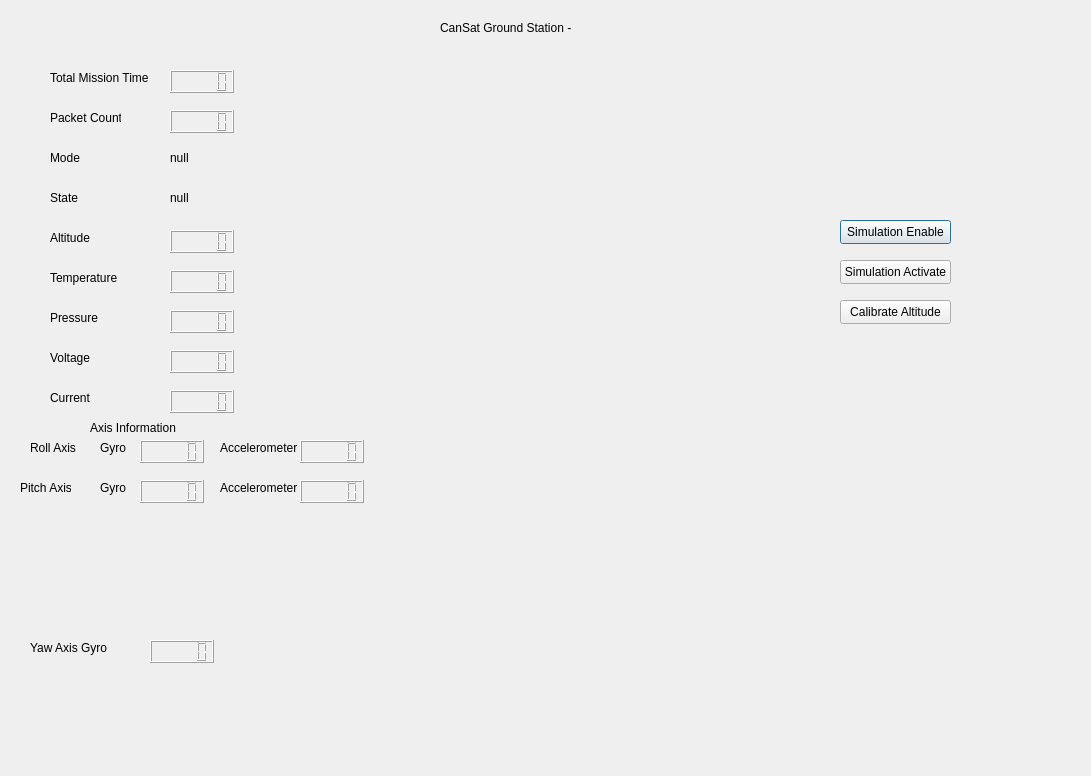
<?xml version="1.0" encoding="UTF-8"?>
<ui version="4.0">
 <class>Dialog</class>
 <widget class="QDialog" name="Dialog">
  <property name="geometry">
   <rect>
    <x>0</x>
    <y>0</y>
    <width>1091</width>
    <height>776</height>
   </rect>
  </property>
  <property name="windowTitle">
   <string>Dialog</string>
  </property>
  <widget class="QPushButton" name="simEnable">
   <property name="geometry">
    <rect>
     <x>840</x>
     <y>220</y>
     <width>111</width>
     <height>24</height>
    </rect>
   </property>
   <property name="text">
    <string>Simulation Enable</string>
   </property>
  </widget>
  <widget class="QPushButton" name="simActivate">
   <property name="geometry">
    <rect>
     <x>840</x>
     <y>260</y>
     <width>111</width>
     <height>24</height>
    </rect>
   </property>
   <property name="text">
    <string>Simulation Activate</string>
   </property>
  </widget>
  <widget class="QPushButton" name="calAltitude">
   <property name="geometry">
    <rect>
     <x>840</x>
     <y>300</y>
     <width>111</width>
     <height>24</height>
    </rect>
   </property>
   <property name="text">
    <string>Calibrate Altitude</string>
   </property>
  </widget>
  <widget class="QLCDNumber" name="totMissionTime">
   <property name="geometry">
    <rect>
     <x>170</x>
     <y>70</y>
     <width>64</width>
     <height>23</height>
    </rect>
   </property>
  </widget>
  <widget class="QLabel" name="totMissionTimeLabel">
   <property name="geometry">
    <rect>
     <x>50</x>
     <y>70</y>
     <width>101</width>
     <height>16</height>
    </rect>
   </property>
   <property name="text">
    <string>Total Mission Time</string>
   </property>
  </widget>
  <widget class="QLabel" name="packetCountLabel">
   <property name="geometry">
    <rect>
     <x>50</x>
     <y>110</y>
     <width>71</width>
     <height>16</height>
    </rect>
   </property>
   <property name="text">
    <string>Packet Count</string>
   </property>
  </widget>
  <widget class="QLCDNumber" name="packetCount">
   <property name="geometry">
    <rect>
     <x>170</x>
     <y>110</y>
     <width>64</width>
     <height>23</height>
    </rect>
   </property>
  </widget>
  <widget class="QLabel" name="modeLabel">
   <property name="geometry">
    <rect>
     <x>50</x>
     <y>150</y>
     <width>71</width>
     <height>16</height>
    </rect>
   </property>
   <property name="text">
    <string>Mode</string>
   </property>
  </widget>
  <widget class="QLabel" name="label">
   <property name="geometry">
    <rect>
     <x>440</x>
     <y>20</y>
     <width>201</width>
     <height>16</height>
    </rect>
   </property>
   <property name="text">
    <string>CanSat Ground Station - &lt;Team ID&gt;</string>
   </property>
  </widget>
  <widget class="QLabel" name="mode">
   <property name="geometry">
    <rect>
     <x>170</x>
     <y>150</y>
     <width>49</width>
     <height>16</height>
    </rect>
   </property>
   <property name="text">
    <string>null</string>
   </property>
  </widget>
  <widget class="QLabel" name="stateLabel">
   <property name="geometry">
    <rect>
     <x>50</x>
     <y>190</y>
     <width>71</width>
     <height>16</height>
    </rect>
   </property>
   <property name="text">
    <string>State</string>
   </property>
  </widget>
  <widget class="QLabel" name="state">
   <property name="geometry">
    <rect>
     <x>170</x>
     <y>190</y>
     <width>71</width>
     <height>16</height>
    </rect>
   </property>
   <property name="text">
    <string>null</string>
   </property>
  </widget>
  <widget class="QLabel" name="altitudeLabel">
   <property name="geometry">
    <rect>
     <x>50</x>
     <y>230</y>
     <width>71</width>
     <height>16</height>
    </rect>
   </property>
   <property name="text">
    <string>Altitude</string>
   </property>
  </widget>
  <widget class="QLCDNumber" name="altitude">
   <property name="geometry">
    <rect>
     <x>170</x>
     <y>230</y>
     <width>64</width>
     <height>23</height>
    </rect>
   </property>
  </widget>
  <widget class="QLabel" name="temperatureLabel">
   <property name="geometry">
    <rect>
     <x>50</x>
     <y>270</y>
     <width>71</width>
     <height>16</height>
    </rect>
   </property>
   <property name="text">
    <string>Temperature</string>
   </property>
  </widget>
  <widget class="QLCDNumber" name="temperature">
   <property name="geometry">
    <rect>
     <x>170</x>
     <y>270</y>
     <width>64</width>
     <height>23</height>
    </rect>
   </property>
  </widget>
  <widget class="QLabel" name="pressureLabel">
   <property name="geometry">
    <rect>
     <x>50</x>
     <y>310</y>
     <width>71</width>
     <height>16</height>
    </rect>
   </property>
   <property name="text">
    <string>Pressure</string>
   </property>
  </widget>
  <widget class="QLCDNumber" name="pressure">
   <property name="geometry">
    <rect>
     <x>170</x>
     <y>310</y>
     <width>64</width>
     <height>23</height>
    </rect>
   </property>
  </widget>
  <widget class="QLabel" name="voltageLabel">
   <property name="geometry">
    <rect>
     <x>50</x>
     <y>350</y>
     <width>71</width>
     <height>16</height>
    </rect>
   </property>
   <property name="text">
    <string>Voltage</string>
   </property>
  </widget>
  <widget class="QLCDNumber" name="voltage">
   <property name="geometry">
    <rect>
     <x>170</x>
     <y>350</y>
     <width>64</width>
     <height>23</height>
    </rect>
   </property>
  </widget>
  <widget class="QLabel" name="currentLabel">
   <property name="geometry">
    <rect>
     <x>50</x>
     <y>390</y>
     <width>71</width>
     <height>16</height>
    </rect>
   </property>
   <property name="text">
    <string>Current</string>
   </property>
  </widget>
  <widget class="QLCDNumber" name="current">
   <property name="geometry">
    <rect>
     <x>170</x>
     <y>390</y>
     <width>64</width>
     <height>23</height>
    </rect>
   </property>
  </widget>
  <widget class="QLabel" name="gyroRLabel">
   <property name="geometry">
    <rect>
     <x>90</x>
     <y>420</y>
     <width>91</width>
     <height>16</height>
    </rect>
   </property>
   <property name="text">
    <string>Axis Information</string>
   </property>
  </widget>
  <widget class="QLCDNumber" name="gyroR">
   <property name="geometry">
    <rect>
     <x>140</x>
     <y>440</y>
     <width>64</width>
     <height>23</height>
    </rect>
   </property>
  </widget>
  <widget class="QLabel" name="gyroPLabel">
   <property name="geometry">
    <rect>
     <x>20</x>
     <y>480</y>
     <width>51</width>
     <height>16</height>
    </rect>
   </property>
   <property name="text">
    <string>Pitch Axis</string>
   </property>
  </widget>
  <widget class="QLCDNumber" name="AcceleromterR">
   <property name="geometry">
    <rect>
     <x>300</x>
     <y>440</y>
     <width>64</width>
     <height>23</height>
    </rect>
   </property>
  </widget>
  <widget class="QLabel" name="gyroYLabel">
   <property name="geometry">
    <rect>
     <x>30</x>
     <y>640</y>
     <width>81</width>
     <height>16</height>
    </rect>
   </property>
   <property name="text">
    <string>Yaw Axis Gyro</string>
   </property>
  </widget>
  <widget class="QLCDNumber" name="gyroY">
   <property name="geometry">
    <rect>
     <x>150</x>
     <y>640</y>
     <width>64</width>
     <height>23</height>
    </rect>
   </property>
  </widget>
  <widget class="QLabel" name="gyroYLabel_2">
   <property name="geometry">
    <rect>
     <x>50</x>
     <y>550</y>
     <width>81</width>
     <height>16</height>
    </rect>
   </property>
   <property name="text">
    <string/>
   </property>
  </widget>
  <widget class="QLabel" name="rollAxis">
   <property name="geometry">
    <rect>
     <x>30</x>
     <y>440</y>
     <width>51</width>
     <height>16</height>
    </rect>
   </property>
   <property name="text">
    <string>Roll Axis</string>
   </property>
  </widget>
  <widget class="QLabel" name="gyroRLabel_2">
   <property name="geometry">
    <rect>
     <x>100</x>
     <y>440</y>
     <width>31</width>
     <height>16</height>
    </rect>
   </property>
   <property name="text">
    <string>Gyro</string>
   </property>
  </widget>
  <widget class="QLabel" name="accelerometerRLabel">
   <property name="geometry">
    <rect>
     <x>220</x>
     <y>440</y>
     <width>81</width>
     <height>16</height>
    </rect>
   </property>
   <property name="text">
    <string>Accelerometer</string>
   </property>
  </widget>
  <widget class="QLabel" name="gyroPLabel_5">
   <property name="geometry">
    <rect>
     <x>100</x>
     <y>480</y>
     <width>31</width>
     <height>16</height>
    </rect>
   </property>
   <property name="text">
    <string>Gyro</string>
   </property>
  </widget>
  <widget class="QLCDNumber" name="gyroR_2">
   <property name="geometry">
    <rect>
     <x>140</x>
     <y>480</y>
     <width>64</width>
     <height>23</height>
    </rect>
   </property>
  </widget>
  <widget class="QLabel" name="gyroPLabel_6">
   <property name="geometry">
    <rect>
     <x>220</x>
     <y>480</y>
     <width>81</width>
     <height>16</height>
    </rect>
   </property>
   <property name="text">
    <string>Accelerometer</string>
   </property>
  </widget>
  <widget class="QLCDNumber" name="AcceleromterR_2">
   <property name="geometry">
    <rect>
     <x>300</x>
     <y>480</y>
     <width>64</width>
     <height>23</height>
    </rect>
   </property>
  </widget>
 </widget>
 <resources/>
 <connections/>
</ui>
